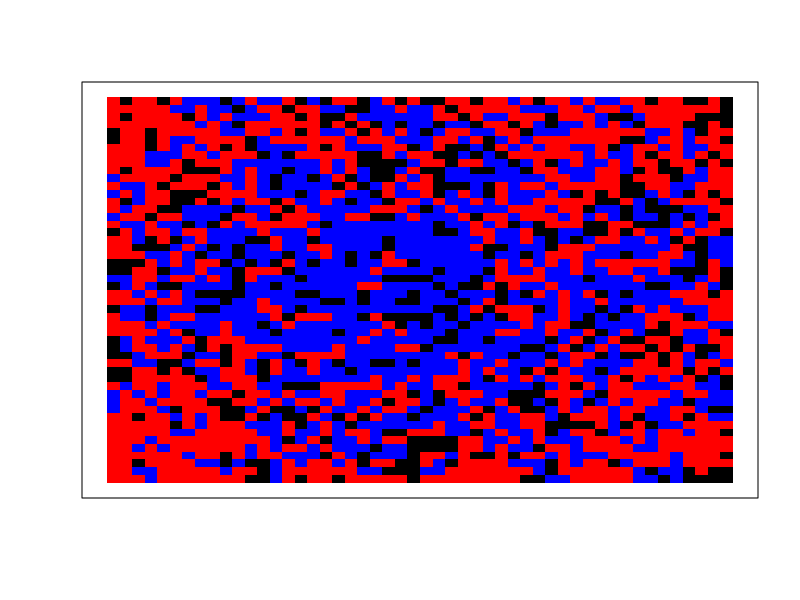
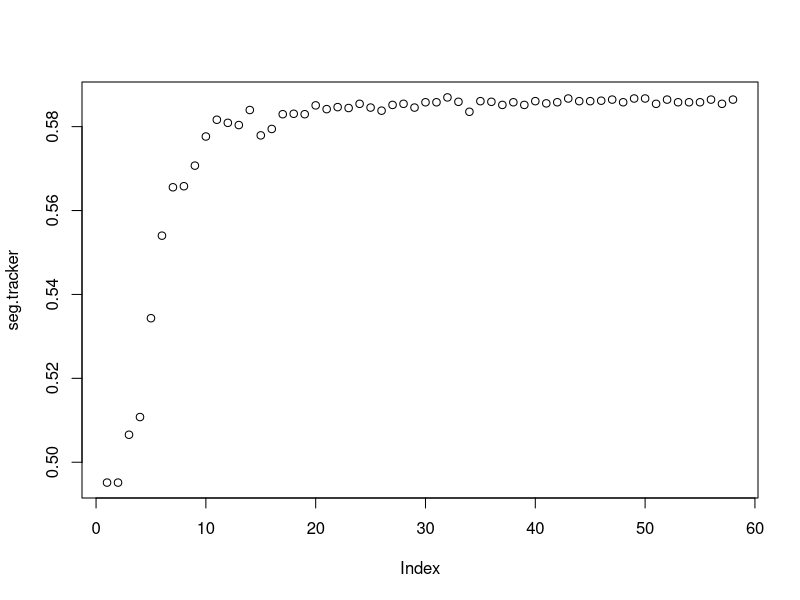

R code for these plots, in order:
# model parameters ####
rows <- 50 
cols <- 50
property.dist <- function(x) {
  return(x^(0.6))
}

proportion.group.1 <- .5 # proportion of red agents
empty <- .2 # proportion of grid that will be empty space
min.similarity <- 1/8 # minimum proportion of neighbors that are the same type to not move

distgrp1 <- quote(rbeta(1, 2, 3)+0.2)
distgrp2 <- quote(rbeta(1, 3, 2)+0.2)

# create.grid ####
# generates a rows x column matrix and randomly places the initial population
# values in the matrix are either 0, 1, or 2
# if 0, the space is empty
# 1 and 2 represent the two different groups
create.grid <- function(rows, cols, proportion.group.1, empty){
  pop.size.group.1 <- (rows*cols)*(1-empty)*proportion.group.1
  pop.size.group.2 <- (rows*cols)*(1-empty)*(1-proportion.group.1)
  
  initial.population <- sample(c(
    rep(1, pop.size.group.1), 
    rep(2, pop.size.group.2), 
    rep(0, (rows*cols)-pop.size.group.1-pop.size.group.2)
  ))
  grid <- matrix(initial.population, nrow=rows, ncol=cols)
}

# visualize.grid ####
# outputs a visualization of the grid, with red squares representing group 1,
# blue squares group 2, and black squares empty locations.
visualize.grid <- function(grid){
  image(grid, col=c('black','red','blue'), xaxs=NULL, yaxs=NULL, xaxt='n', yaxt='n')
}

# empty.locations ####
# returns all the locations in the grid that are empty
# output is an N x 2 array, with N equal to the number of empty locations
# the 2 columns contain the row and column of the empty location.
empty.locations <- function(grid){
  return(which(grid==0, arr.ind=T))
}

# similarity.to.center ####
# takes a grid and the center.val of that grid and returns
# the proportion of cells that are the same as the center,
# ignoring empty cells. the center.val must be specified
# manually in case the grid has an even number of rows or 
# columns
similarity.to.center <- function(grid.subset, center.val){
  if(center.val == 0){ return(NA) }
  same <- sum(grid.subset==center.val) - 1
  not.same <- sum(grid.subset!=center.val) - sum(grid.subset==0)
  return(same/(same+not.same))
}

# segregation ####
# computes the proportion of neighbors who are from the same group
segregation <- function(grid){
  same.count <- 0
  diff.count <- 0
  for(row in 1:(nrow(grid)-1)){
    for(col in 1:(ncol(grid)-1)){
      if(grid[row,col] != 0 && grid[row+1,col+1] != 0){
        if(grid[row,col] != grid[row+1,col+1]){
          diff.count <- diff.count + 1
        } else {
          same.count <- same.count + 1
        }
      }
    }
  }
  return(same.count / (same.count + diff.count))
}


# match.means ####
match.means <- function(row, col) {
  return((property.grid[row,col] + 0.1 < wealth.grid[row,col])&(wealth.grid[row,col] < property.grid[row,col] + 0.6))
}

# unhappy.agents ####
# takes a grid and a minimum similarity threshold and computes
# a list of all of the agents that are unhappy with their 
# current location. the output is N x 2, with N equal to the
# number of unhappy agents and the columns representing the 
# location (row, col) of the unhappy agent in the grid

unhappy.agents <- function(grid, min.similarity){
  grid.copy <- grid
  for(row in 1:rows){
    for(col in 1:cols){
      similarity.score <- similarity.to.center(grid[max(0, row-1):min(rows,row+1), max(0,col-1):min(cols,col+1)], grid[row,col])
      if(is.na(similarity.score)){
        grid.copy[row,col] <- NA
      } else {
        grid.copy[row,col] <- similarity.score >= min.similarity & match.means(row,col)
      }
    }
  }
  return(which(grid.copy==FALSE, arr.ind = T))
}

# Assign property cost
assign.property.cost <- function(rows, cols, current.index, dist) {
  #calculate the center
  center <- c((rows%/%2),(cols%/%2))
  
  rowDif <- abs((center[1] - current.index[1]))
  colDif <- abs((center[2] - current.index[2]))
  unscalledDif <- rowDif + colDif
  scalledDif <- 1- (dist(unscalledDif)/(dist(cols)))
  #return function of the total difference
  return(scalledDif)
}
  
#Create property matrix
create.property.matrix <- function(rows, cols) {
  #initialize the property grid
  property.grid <<- matrix(nrow=rows, ncol=cols)
  #mutate it
  for(i in 1:rows) {
    for(j in 1:cols) {
      property.grid[i,j] <<- assign.property.cost(rows, cols, c(i,j), property.dist)
    }
  }
}



#Create a function to assign the disposable income 
assign.wealth <- function(distgrp1, distgrp2, type) {
  if(type==0){return(0)} 
  if(type==1){return(distgrp1)}
  if(type==2){return(distgrp2)}
}


#Create income matrix
create.income.matrix <- function(distgrp1, distgrp2, matrix) {
  #initialize the wealth grid
  wealth.grid <<- matrix
  for(i in 1:rows) {
    for(j in 1:cols) {
    wealth.grid[i,j] <<- assign.wealth(eval(distgrp1), eval(distgrp2), matrix[i,j])
    }
  }
}

# one.round ####
# runs a single round of the simulation. the round starts by finding
# all of the unhappy agents and empty spaces. then unhappy agents are randomly
# assigned to a new empty location. a new grid is generated to reflect all of
# the moves that took place.
one.round <- function(grid, min.similarity){
  #find all the empty spaces
  empty.spaces <- empty.locations(grid)
  #find all the unhappy agents
  unhappy <- unhappy.agents(grid, min.similarity)
  #shuffle empty spaces to create random assignement
  empty.spaces <- empty.spaces[sample(1:nrow(empty.spaces)), ]
  #go through the empty spaces list and assign an agent to each
  for(i in 1:nrow(empty.spaces)) {
    #if we run out of unhappy dudes we wanna end the for loop then
    if(i > nrow(unhappy)){
      break;
    }
    #make the switch by copying an unhappy index from grid to the corresponding
    #index in empty spaces. 
    grid[empty.spaces[i, 1], empty.spaces[i,2]] <- grid[unhappy[i,1], unhappy[i,2]]
    wealth.grid[empty.spaces[i, 1], empty.spaces[i,2]] <<- wealth.grid[unhappy[i,1], unhappy[i,2]]
    #
    grid[unhappy[i,1], unhappy[i,2]] <- 0
    wealth.grid[unhappy[i,1], unhappy[i,2]] <<- 0
  }
  return(grid)
}

# running the simulation ####
done <- FALSE # a variable to keep track of whether the simulation is complete
grid <- create.grid(rows, cols, proportion.group.1, empty)
seg.tracker <- c(segregation(grid)) # keeping a running tally of the segregation scores for each round
create.property.matrix(rows, cols)
create.income.matrix(distgrp1, distgrp2, grid)


while(!done){
  new.grid <- one.round(grid, min.similarity) # run one round of the simulation, and store output in new.grid
  seg.tracker <- c(seg.tracker, segregation(grid)) # calculate segregation score and add to running list
  if(all(new.grid == grid)){ # check if the new.grid is identical to the last grid
    done <- TRUE # if it is, simulation is over -- no agents want to move
  } else {
    grid <- new.grid # otherwise, replace grid with new.grid, and loop again.
  }
}
layout(1) # change graphics device to have two plots
visualize.grid(grid) # show resulting grid
plot(seg.tracker) # plot segregation over time


